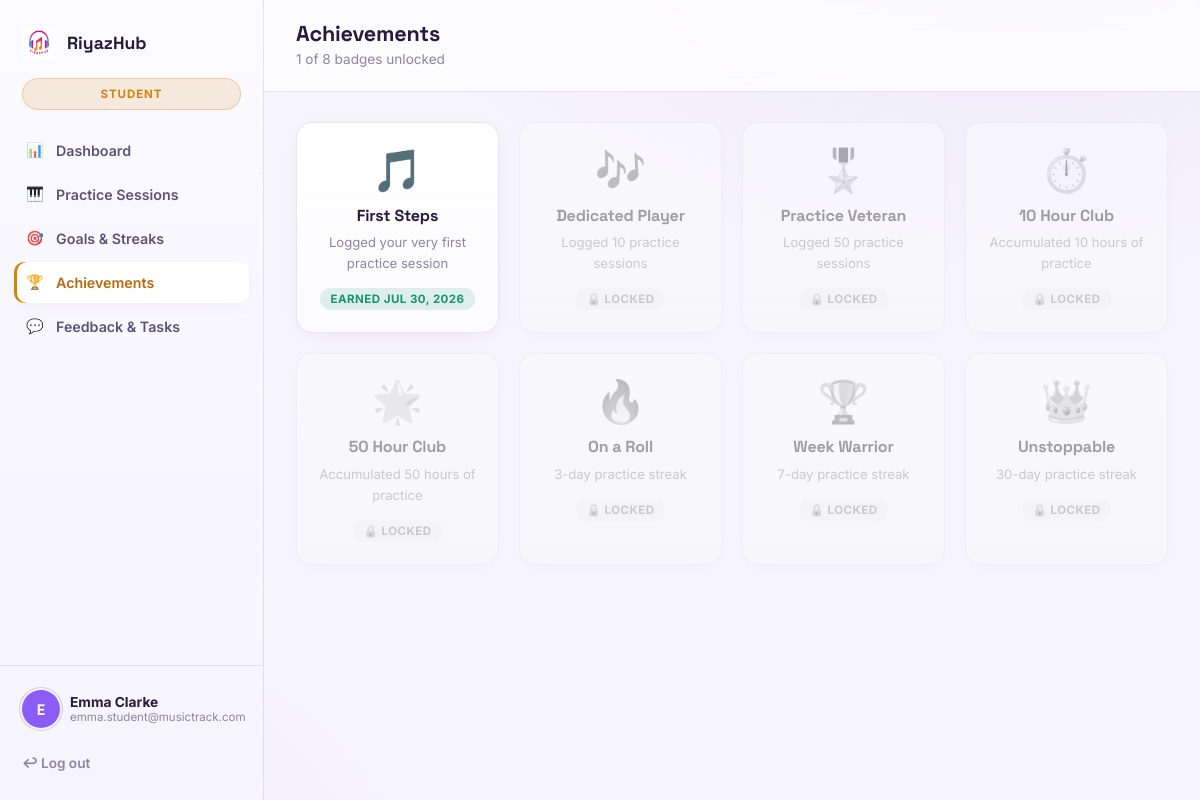
/student/achievements.php (signed in), run on the app's committed database.
### tables this page shows
CREATE TABLE achievements (
  id INT AUTO_INCREMENT PRIMARY KEY,
  student_id INT NOT NULL,
  title VARCHAR(120) NOT NULL,
  description VARCHAR(255) DEFAULT NULL,
  icon VARCHAR(10) DEFAULT '🏆',
  earned_at TIMESTAMP DEFAULT CURRENT_TIMESTAMP,
  CONSTRAINT fk_ach_student FOREIGN KEY (student_id) REFERENCES users(id) ON DELETE CASCADE
);

### includes/auth.php (called while the page is built, shortened)
<?php
function h($str) {
    return htmlspecialchars((string) $str, ENT_QUOTES, 'UTF-8');
}

### student/achievements.php (the view, shortened to what this page needs)
<?php
require_once __DIR__ . '/../includes/auth.php';
$db = getDB();
$studentId = $_SESSION['user_id'];
$stmt = $db->prepare('SELECT * FROM achievements WHERE student_id = ? ORDER BY earned_at DESC');
$stmt->execute([$studentId]);
$earned = $stmt->fetchAll();
$earnedTitles = array_column($earned, 'title');
$catalogue = [
    ['title' => 'First Steps',      'desc' => 'Logged your very first practice session', 'icon' => '🎵'],
    ['title' => 'Dedicated Player', 'desc' => 'Logged 10 practice sessions',             'icon' => '🎶'],
    ['title' => 'Practice Veteran', 'desc' => 'Logged 50 practice sessions',             'icon' => '🎖️'],
    ['title' => '10 Hour Club',     'desc' => 'Accumulated 10 hours of practice',        'icon' => '⏱️'],
    ['title' => '50 Hour Club',     'desc' => 'Accumulated 50 hours of practice',        'icon' => '🌟'],
    ['title' => 'On a Roll',        'desc' => '3-day practice streak',                   'icon' => '🔥'],
    ['title' => 'Week Warrior',     'desc' => '7-day practice streak',                   'icon' => '🏆'],
    ['title' => 'Unstoppable',      'desc' => '30-day practice streak',                  'icon' => '👑'],
];
require __DIR__ . '/../includes/sidebar.php';
?>
<div class="grid grid-4">
  <?php foreach ($catalogue as $badge):
    $isEarned = in_array($badge['title'], $earnedTitles, true);
    $earnedRow = null;
    foreach ($earned as $e) { if ($e['title'] === $badge['title']) { $earnedRow = $e; break; } }
  ?>
    <div class="card text-center" style="<?= $isEarned ? '' : 'opacity:.4; filter:grayscale(1);' ?>">
      <div style="font-size:2.6rem; margin-bottom:10px;"><?= $badge['icon'] ?></div>
      <h3 style="font-size:1rem;"><?= h($badge['title']) ?></h3>
      <p class="text-faint" style="font-size:.82rem;"><?= h($badge['desc']) ?></p>
      <?php if ($isEarned): ?>
        <span class="badge badge-success">Earned <?= date('M j, Y', strtotime($earnedRow['earned_at'])) ?></span>
      <?php else: ?>
        <span class="badge badge-muted">🔒 Locked</span>
      <?php endif; ?>
    </div>
  <?php endforeach; ?>
</div>
<?php require __DIR__ . '/../includes/footer.php'; ?>

### assets/css/style.css (style rules this page uses)
:root { --void: #f6f4fc; --stage: #fbfaff; --surface: #ffffff; --surface-2: #f4f1fb; --surface-3: #e9e3f6; --line: rgba(76, 61, 122, 0.12); --line-strong: rgba(76, 61, 122, 0.22); --gold: #d9820a; --gold-soft: rgba(217, 130, 10, 0.13); --magenta: #d43e8f; --magenta-soft:rgba(212, 62, 143, 0.13); --cyan: #0891b2; --cyan-soft: rgba(8, 145, 178, 0.13); --violet: #7c3aed; --success: #15966b; --warning: #d9820a; --danger: #dc4a30; --text: #241b3d; --text-dim: #5c5478; --text-faint: #8c85a6; --font-display: 'Space Grotesk', sans-serif; --font-body: 'Inter', sans-serif; --font-mono: 'Space Mono', monospace; --radius-sm: 10px; --radius-md: 16px; --radius-lg: 22px; --shadow-glow-gold: 0 0 0 1px rgba(217,130,10,.22), 0 8px 26px -10px rgba(217,130,10,.32); --shadow-glow-magenta: 0 0 0 1px rgba(212,62,143,.22), 0 8px 26px -10px rgba(212,62,143,.32); --shadow-card: 0 4px 20px -8px rgba(60,40,110,.12); }
*, *::before, *::after { box-sizing: border-box; }
html { scroll-behavior: smooth; }
body { margin:0; min-height:100vh; font-family: var(--font-body); background: radial-gradient(1100px 600px at 85% -10%, rgba(139,107,242,.10), transparent 60%), radial-gradient(900px 500px at -10% 110%, rgba(212,62,143,.08), transparent 60%), var(--void); color: var(--text); -webkit-font-smoothing: antialiased; }
h1,h2,h3,h4,h5 { font-family: var(--font-display); font-weight: 700; margin: 0 0 .4em; letter-spacing: -0.01em; color: var(--text); }
p { margin: 0 0 1em; color: var(--text-dim); line-height:1.6; }
.grid { display:grid; gap: 20px; }
.grid-4 { grid-template-columns: repeat(4, 1fr); }
.card { background: linear-gradient(180deg, var(--surface), var(--stage)); border: 1px solid var(--line); border-radius: var(--radius-md); padding: 22px; box-shadow: var(--shadow-card); position:relative; }
.badge { display:inline-flex; align-items:center; gap:5px; padding: 4px 11px; border-radius: 999px; font-size:.72rem; font-weight:700; text-transform:uppercase; letter-spacing:.04em; }
.badge-success { background: rgba(21,150,107,.13); color: var(--success); }
.badge-muted { background: var(--surface-2); color: var(--text-faint); }
.text-faint { color: var(--text-faint); }
.text-center { text-align:center; }
.content > * { animation: fadeUp .4s ease both; }

### data on the page
achievements: icon "🎵", title "First Steps", description "Logged your very first practice session", earned_at "JUL 30, 2026"

### other printed values
$roleLabels[$role] "STUDENT"
$item['ico'] "📊"
$item['label'] "Dashboard"
$item['ico'] "🎹"
$item['label'] "Practice Sessions"
$item['ico'] "🎯"
$item['label'] "Goals & Streaks"
$item['ico'] "🏆"
$item['label'] "Achievements"
$item['ico'] "💬"
$item['label'] "Feedback & Tasks"
substr($user['full_name'],0,1) "E"
$user['full_name'] "Emma Clarke"
$user['email'] "emma.student@musictrack.com"
$pageTitle "Achievements"
